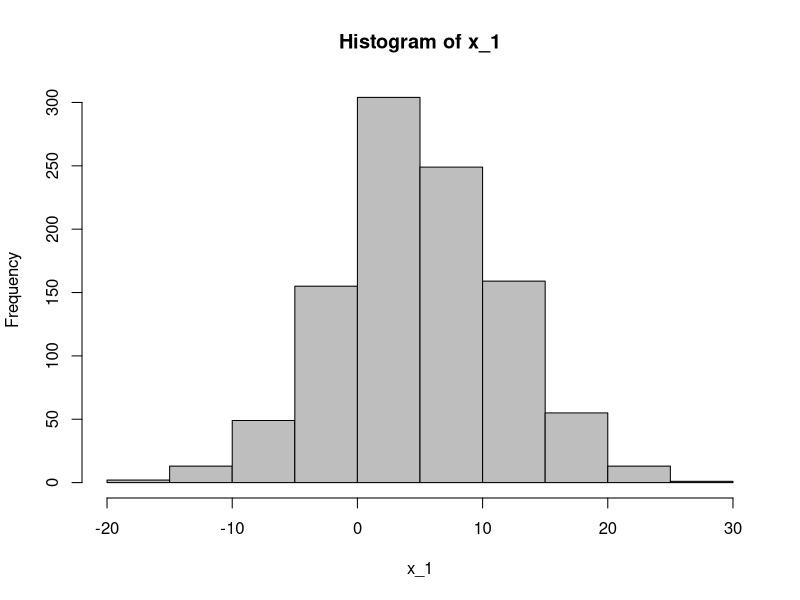
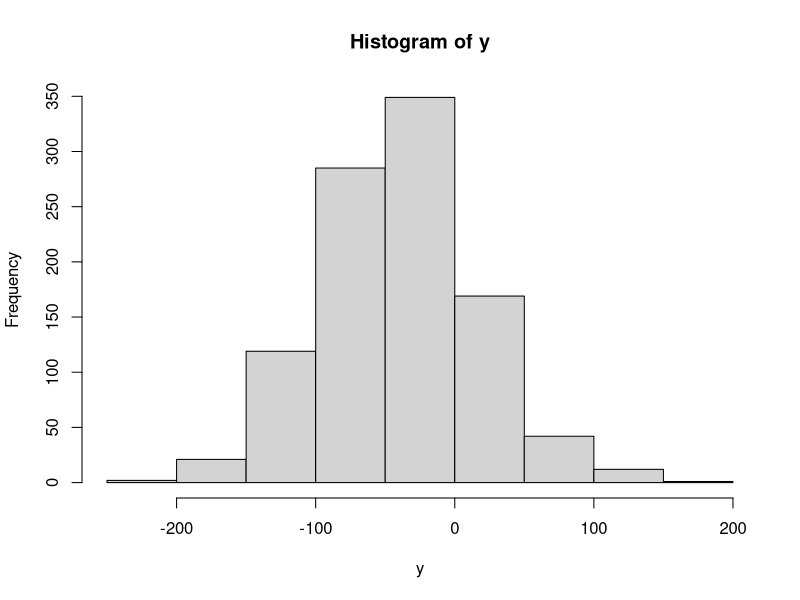
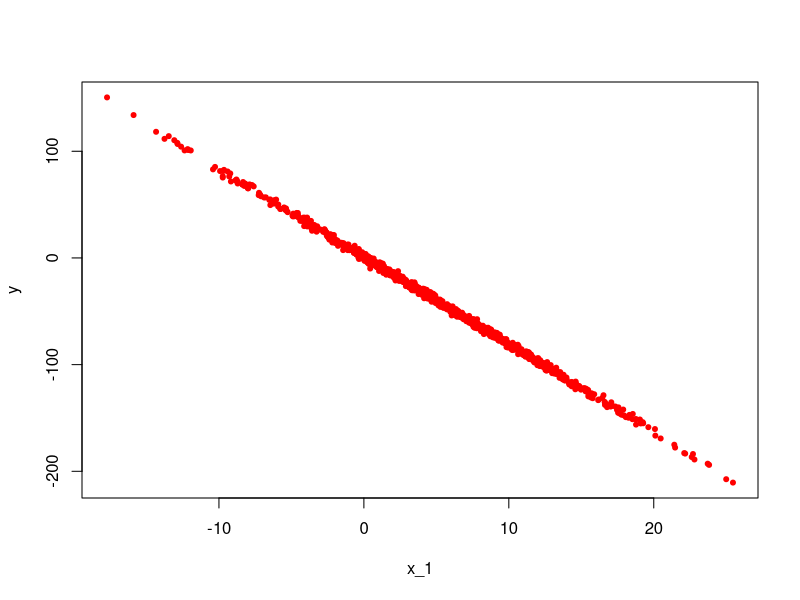
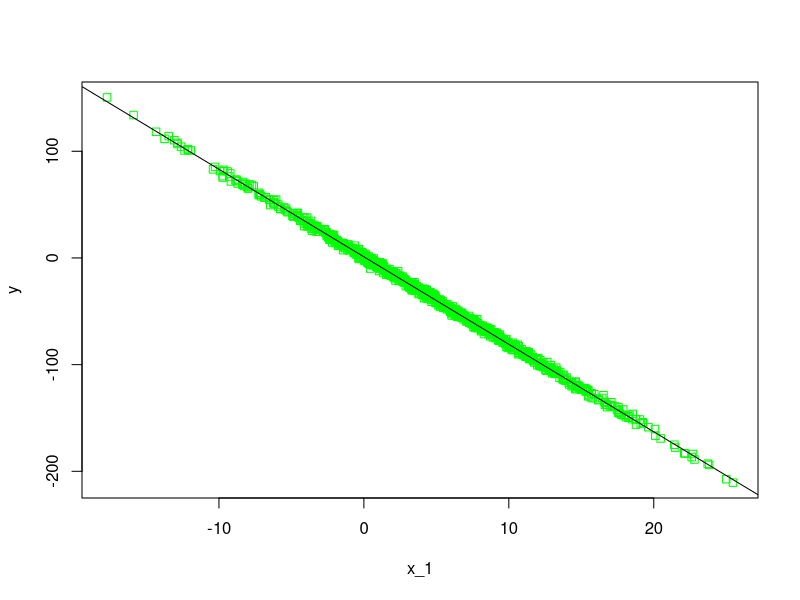
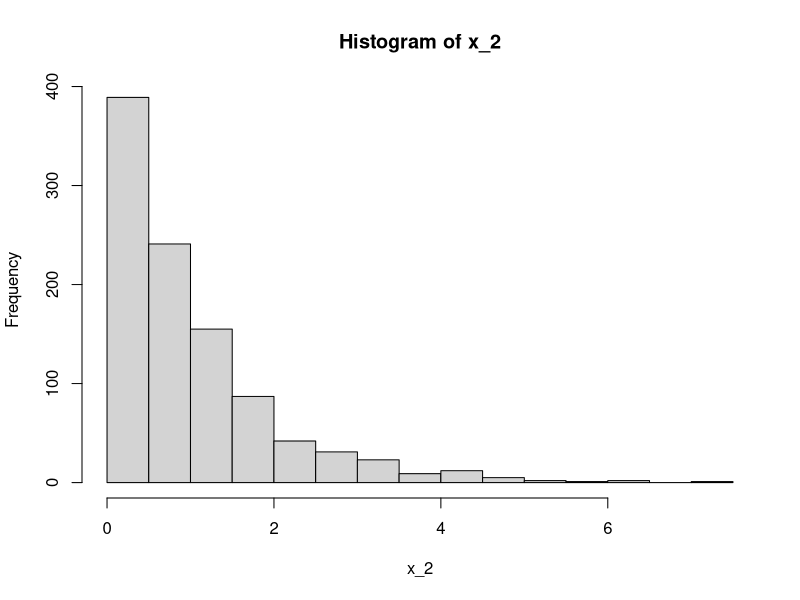
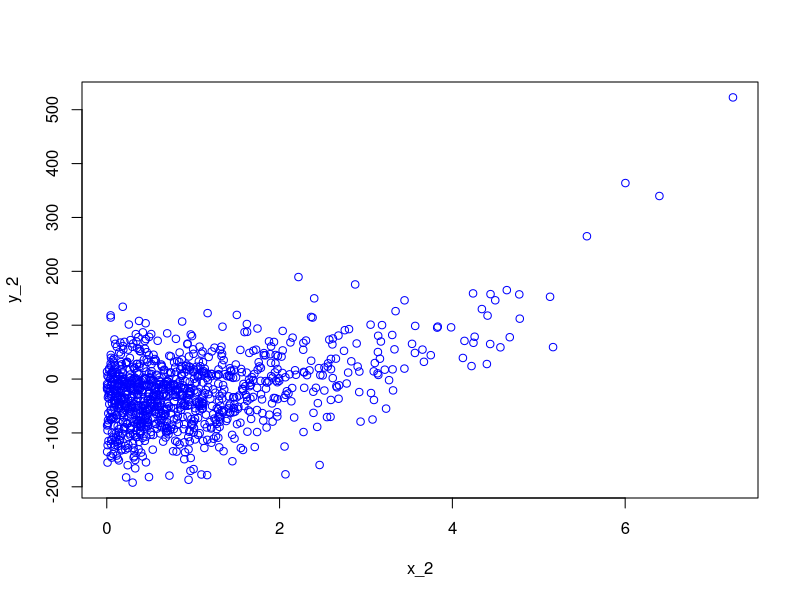

These charts were generated, in order, by the following R code:
x_1 <- rnorm(1000, 5, 7) #simulate a normal distribution of 1000 values with a mean of 5, and a standard deviation of 7
hist(x_1, col="grey")
true_error <- rnorm(1000,0,2)
true_beta_0 <- 1.1
true_beta_1 <- -8.2
y <- true_beta_0 + true_beta_1*x_1 + true_error 
hist(y) # plot p(y)
plot(x_1,y, pch=20,col="red") # plot p(x,y)

# Build a regression model based on y to get the same Bs values
model <- lm(y ~ x_1)
summary(model)
coefs <- coef(model)
plot(x_1, y, pch=0, col="green") 
abline(coefs[1], coefs[2]) # Looks similar to the first plot.

# Make a Gamma Distribution
x_2 <- rgamma(1000, 1, 1)
hist(x_2)
true_beta_3 <- 7.9
y_2 <- true_beta_0 + true_beta_1 * x_1 + true_beta_3 * (x_2 ^ 2) + true_error
plot(x_2, y_2, col="blue")
